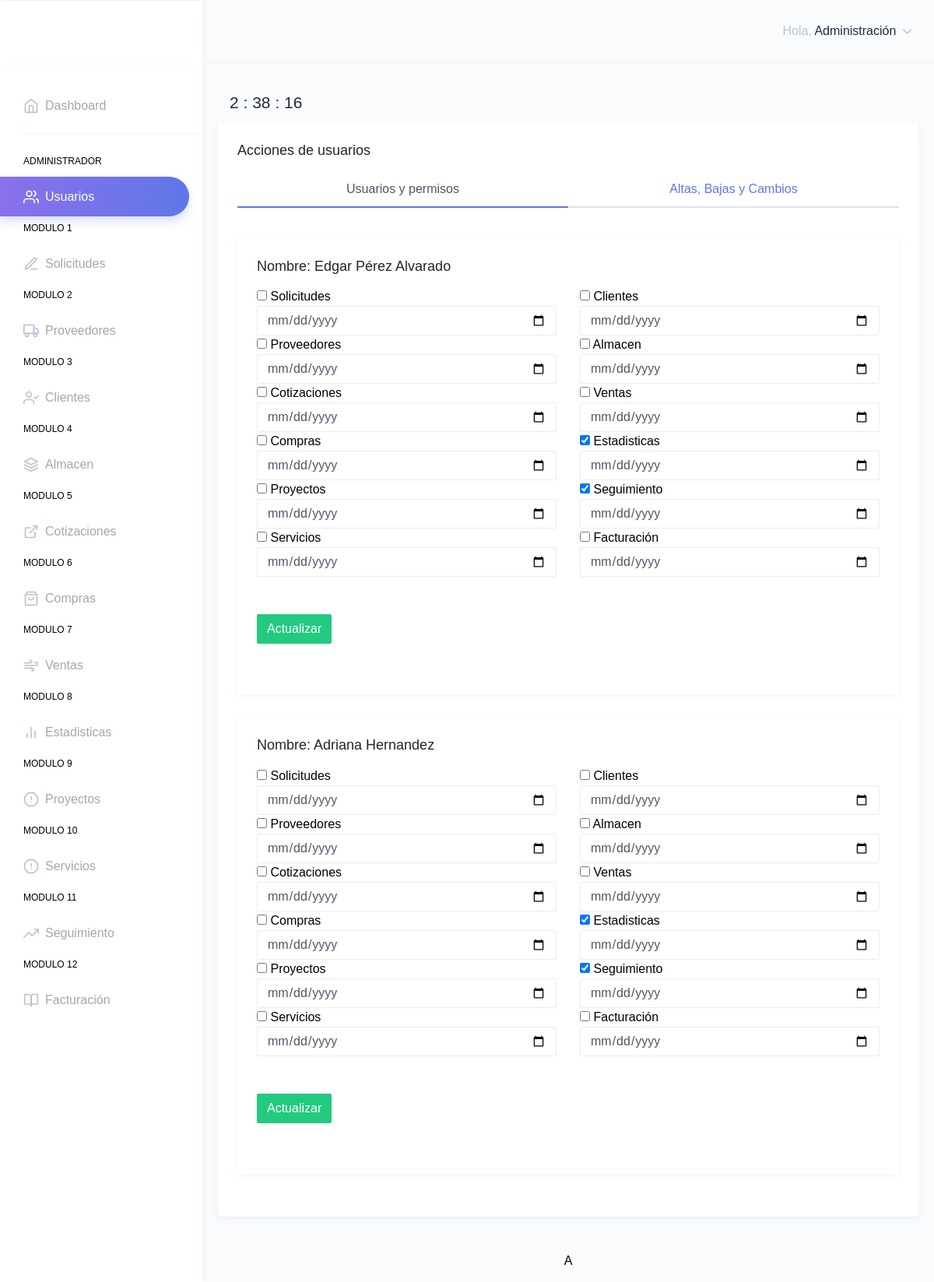
/Administrador.php (signed in), run on the app's committed database.
### tables this page shows
CREATE TABLE `usuarios` (
  `id` int(11) NOT NULL,
  `nombre` varchar(255) NOT NULL,
  `tipo_identificacion` varchar(255) NOT NULL,
  `identificacion` varchar(255) NOT NULL,
  `telefono` varchar(255) NOT NULL,
  `correo` varchar(255) NOT NULL,
  `usuario` varchar(255) NOT NULL,
  `contraseña` varchar(255) NOT NULL,
  `eliminar` varchar(255) NOT NULL,
  `rol` varchar(255) NOT NULL,
  `m1` varchar(255) NOT NULL,
  `m2` varchar(255) NOT NULL,
  `m3` varchar(255) NOT NULL,
  `m4` varchar(255) NOT NULL,
  `m5` varchar(255) NOT NULL,
  `m6` varchar(255) NOT NULL,
  `m7` varchar(255) NOT NULL,
  `m8` varchar(255) NOT NULL,
  `m9` varchar(255) NOT NULL,
  `m10` varchar(255) NOT NULL,
  `m11` varchar(255) NOT NULL,
  `m12` varchar(255) NOT NULL,
  `datem1` date DEFAULT NULL,
  `datem2` date DEFAULT NULL,
  `datem3` date DEFAULT NULL,
  `datem4` date DEFAULT NULL,
  `datem5` date DEFAULT NULL,
  `datem6` date DEFAULT NULL,
  `datem7` date DEFAULT NULL,
  `datem8` date DEFAULT NULL,
  `datem9` date DEFAULT NULL,
  `datem10` date DEFAULT NULL,
  `datem11` date DEFAULT NULL,
  `datem12` date DEFAULT NULL
);

### Administrador.php (the view, shortened to what this page needs)
<?php
include_once('global/cyp/cabezera.php');
?>
<div class="page-wrapper">
    <div class="page-breadcrumb">
        <div class="row">
            <div class="col-7 align-self-center">
                <h3 id="hora-dinamico" class="page-title text-truncate text-dark font-weight-medium mb-1"></h3>
            </div>
            <br><br>
            <div class="mx-auto">
                <div class="card">
                    <div class="card-body">
                        <h4 class="card-title mb-3">Acciones de usuarios</h4>
                        <ul class="nav nav-tabs nav-justified nav-bordered mb-3">
                            <li class="nav-item">
                                <a href="#uyp" data-toggle="tab" aria-expanded="true" class="nav-link active">
                                    <span class="d-none d-lg-block">Usuarios y permisos</span>
                                </a>
                            </li>
                            <li class="nav-item">
                                <a href="#abyc" data-toggle="tab" aria-expanded="false" class="nav-link">
                                    <span class="d-none d-lg-block">Altas, Bajas y Cambios</span>
                                </a>
                            </li>
                        </ul>
                        <div class="tab-content">
                            <div class="tab-pane show active" id="uyp">
                                <div class="row">
                                    <div class="col-12 mt-4">
                                        <?php
                                        $consulta = "SELECT * FROM usuarios WHERE eliminar = 'Si'";
                                        $query = mysqli_query($conexion, $consulta);
                                        foreach ($query as $row) {
                                        ?>
                                            <div class="card">
                                                <div class="card-body collapse show">
                                                    <h4 class="card-title">Nombre: <?php echo $row['nombre']; ?> </h4>
                                                    <p style="color: black;" class="card-text">
                                                    <form action="php/administrador/crud.php" method="post">
                                                        <div class="row">
                                                            <div class="col-6">
                                                                <div style="color:black;">
                                                                    <input type="checkbox" name="m1" value="Si" <?php if ($row['m1'] == 'Si') {
                                                                                                                    echo 'checked';
                                                                                                                } ?>> Solicitudes
                                                                    <input type="date" min='<?php echo $fecha ?>' name="fecham1" class="form-control">
                                                                </div>
                                                                <div style="color:black;">
                                                                    <input type="checkbox" name="m2" value="Si" <?php if ($row['m2'] == 'Si') {
                                                                                                                    echo 'checked';
                                                                                                                } ?>> Proveedores
                                                                    <input type="date" min='<?php echo $fecha ?>' name="fecham2" class="form-control">
                                                                </div>
                                                            </div>
                                                            <div class="col-6">
                                                                <div style="color:black;">
                                                                    <input type="checkbox" name="m3" value="Si" <?php if ($row['m3'] == 'Si') {
                                                                                                                    echo 'checked';
                                                                                                                } ?>> Clientes
                                                                    <input type="date" min='<?php echo $fecha ?>' name="fecham3" class="form-control">
                                                                </div>
                                                                <div style="color:black;">
                                                                    <input type="checkbox" name="m4" value="Si" <?php if ($row['m4'] == 'Si') {
                                                                                                                    echo 'checked';
                                                                                                                } ?>> Almacen
                                                                    <input type="date" min='<?php echo $fecha ?>' name="fecham4" class="form-control">
                                                                </div>
                                                            </div>
                                                            <div class="col-6">
                                                                <div style="color:black;">
                                                                    <input type="checkbox" name="m5" value="Si" <?php if ($row['m5'] == 'Si') {
                                                                                                                    echo 'checked';
                                                                                                                } ?>> Cotizaciones
                                                                    <input type="date" min='<?php echo $fecha ?>' name="fecham5" class="form-control">
                                                                </div>
                                                                <div style="color:black;">
                                                                    <input type="checkbox" name="m6" value="Si" <?php if ($row['m6'] == 'Si') {
                                                                                                                    echo 'checked';
                                                                                                                } ?>> Compras
                                                                    <input type="date" min='<?php echo $fecha ?>' name="fecham6" class="form-control">
                                                                </div>
                                                            </div>
                                                            <div class="col-6">
                                                                <div style="color:black;">
                                                                    <input type="checkbox" name="m7" value="Si" <?php if ($row['m7'] == 'Si') {
                                                                                                                    echo 'checked';
                                                                                                                } ?>> Ventas
                                                                    <input type="date" min='<?php echo $fecha ?>' name="fecham7" class="form-control">
                                                                </div>
                                                                <div style="color:black;">
                                                                    <input type="checkbox" name="m8" value="Si" <?php if ($row['m8'] == 'Si') {
                                                                                                                    echo 'checked';
                                                                                                                } ?>> Estadisticas
                                                                    <input type="date" min='<?php echo $fecha ?>' name="fecham8" class="form-control">
                                                                </div>
                                                            </div>
                                                            <div class="col-6">
                                                                <div style="color:black;">
                                                                    <input type="checkbox" name="m9" value="Si" <?php if ($row['m9'] == 'Si') {
                                                                                                                    echo 'checked';
                                                                                                                } ?>> Proyectos
                                                                    <input type="date" min='<?php echo $fecha ?>' name="fecham9" class="form-control">
                                                                </div>
                                                                <div style="color:black;">
                                                                    <input type="checkbox" name="m10" value="Si" <?php if ($row['m10'] == 'Si') {
                                                                                                                        echo 'checked';
                                                                                                                    } ?>> Servicios
                                                                    <input type="date" min='<?php echo $fecha ?>' name="fecham10" class="form-control">
                                                                </div>
                                                            </div>
                                                            <div class="col-6">
                                                                <div style="color:black;">
                                                                    <input type="checkbox" name="m11" value="Si" <?php if ($row['m11'] == 'Si') {
                                                                                                                        echo 'checked';
                                                                                                                    } ?>> Seguimiento
                                                                    <input type="date" min='<?php echo $fecha ?>' name="fecham11" class="form-control">
                                                                </div>
                                                                <div style="color:black;">
                                                                    <input type="checkbox" name="m12" value="Si" <?php if ($row['m12'] == 'Si') {
                                                                                                                        echo 'checked';
                                                                                                                    } ?>> Facturación
                                                                    <input type="date" min='<?php echo $fecha ?>' name="fecham12" class="form-control">
                                                                </div>
                                                            </div>
                                                        </div>
                                                        <br><br>
                                                        <button type="submit" name="cambios_permanentes" class="btn btn-success">Actualizar</button>
                                                    </form>
                                                    <br>
                                                    </p>
                                                </div>
                                            </div>
                                        <?php
                                        }
                                        ?>
                                    </div>
                                </div>
                            </div>
                        </div>
                    </div>
                </div>
            </div>
        </div>
    </div>
    <footer class="footer text-center " style="color: black;">
        A
    </footer>
</div>
<?php
include_once('global/cyp/pie.php');
?>

### data on the page
usuarios: nombre "Edgar Pérez Alvarado", m8 "☑", m11 "☑"
usuarios: nombre "Adriana Hernandez", m8 "☑", m11 "☑"

### other printed values
$_SESSION['NOMBRE'] "Administración"
